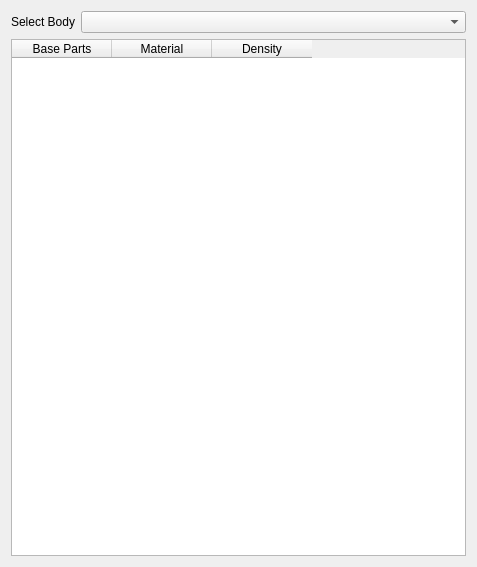
<?xml version="1.0" encoding="UTF-8"?>
<ui version="4.0">
 <class>Form</class>
 <widget class="QWidget" name="Form">
  <property name="geometry">
   <rect>
    <x>0</x>
    <y>0</y>
    <width>477</width>
    <height>567</height>
   </rect>
  </property>
  <property name="windowTitle">
   <string>Form</string>
  </property>
  <layout class="QVBoxLayout" name="verticalLayout">
   <item>
    <layout class="QFormLayout" name="formLayout">
     <item row="0" column="0">
      <widget class="QLabel" name="label">
       <property name="text">
        <string>Select Body</string>
       </property>
      </widget>
     </item>
     <item row="0" column="1">
      <widget class="QComboBox" name="bodyCombo">
       <property name="sizePolicy">
        <sizepolicy hsizetype="Expanding" vsizetype="Fixed">
         <horstretch>0</horstretch>
         <verstretch>0</verstretch>
        </sizepolicy>
       </property>
      </widget>
     </item>
    </layout>
   </item>
   <item>
    <widget class="QTableWidget" name="tableWidget">
     <property name="showGrid">
      <bool>true</bool>
     </property>
     <property name="gridStyle">
      <enum>Qt::NoPen</enum>
     </property>
     <property name="rowCount">
      <number>0</number>
     </property>
     <property name="columnCount">
      <number>3</number>
     </property>
     <attribute name="horizontalHeaderVisible">
      <bool>true</bool>
     </attribute>
     <attribute name="horizontalHeaderCascadingSectionResizes">
      <bool>false</bool>
     </attribute>
     <attribute name="horizontalHeaderStretchLastSection">
      <bool>false</bool>
     </attribute>
     <attribute name="verticalHeaderVisible">
      <bool>false</bool>
     </attribute>
     <column>
      <property name="text">
       <string>Base Parts</string>
      </property>
     </column>
     <column>
      <property name="text">
       <string>Material</string>
      </property>
     </column>
     <column>
      <property name="text">
       <string>Density</string>
      </property>
     </column>
    </widget>
   </item>
  </layout>
 </widget>
 <resources/>
 <connections/>
</ui>
